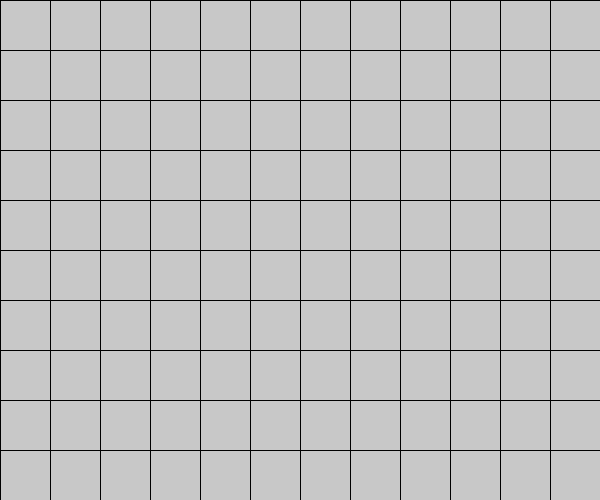
Frame 1 (no input)
Frame 60 (the mouse pressed at the canvas centre just before this capture): identical to frame 1, image omitted
Frame 120 (the mouse held since frame 60 and released just before this capture): identical to frame 1, image omitted

The Processing sketch that drew this single still picture (run headless with seeded random() and noise(); from frame 60 on, the mouse is pressed at the canvas centre):

// Processing sketch: ChukwuochaChukwunazaA5Q5
// ── ChukwuochaChukwunazaA5Q5.pde
/*
* COMP 1010 SECTION [A02]
 * INSTRUCTOR: Ali Neshati
 * NAME: Chukwunaza Chukwuocha
 * ASSIGNMENT: 5
 * QUESTION: 5
 *
 * To create a simplified minesweeper game, where the computer will randomly 
 place mines, and the user will make guesses.  The game will end 
 when the user guesses all cells not occupied by a mine (the player wins),
 or the user guesses a cell occupied by a mine (the player loses).  
 the user is also ability to play another game, without restartng the program.
 */

//CONSTANTS FOR THE SIZE OF A CELL AND NUMBER OF ROWS && COLUMNS
final int CELLSIZE = 50;
final int NUM_ROWS = 10;
final int NUM_COLS = 12;

//Variable for half the size of one cell in the grid
int halfCellSize = CELLSIZE/2;

int numMines = 30;// Starting number of mines
int maxNumMines = 70;// Max number of mines there could be in the game

//PFA's for the mines && their counter
int[] mineRowNum = new int[maxNumMines];
int[] mineColNum = new int[maxNumMines];

int mineCounter = 0;

// Number of max guesses possible
int numMaxGuesses = (NUM_ROWS*NUM_COLS)-numMines;

//PFA's for the guesses && their counter
int[] guessColNum = new int[numMaxGuesses];
int[] guessRowNum = new int[numMaxGuesses];
int[] guessValue = new int[numMaxGuesses];

int guessCounter;

// Varaibles that determine the state of the game at each time
boolean gameOver = false;
boolean gameLost = false;
boolean gameWon = false;
boolean guessIsInvalid = false;

//Variable that stores the store of the player
int playerScore = 0;

//String to be displayed at the end of the game(whether lost or won)
String playAgain = "To Play again press N";


/*
 sets the canvas and generates a random set of mines 
 at the start of the game
 */
void setup()
{
  size(600, 500); //size MUST be (NUM_COLS*CELLSIZE) by (NUM_ROWS*CELLSIZE);
  generateMines(mineColNum, mineRowNum, numMines);
}

/* 
 draws the grid, mines, and guesses(numbers) if the game is not over
 displays all the mines, prints the 'lose' string and 
 ends the game if a mine is clicked
 diplays all the mines if the game is won and prints the 'won' string
 */
void draw() 
{
  if (!gameOver)
  {
    drawGrid();
    drawNums(guessColNum, guessRowNum, guessValue, guessCounter);
  } else if (gameLost)
  {
    drawMines(mineColNum, mineRowNum, numMines);

    fill(0);
    textSize(22);
    float textHeight = textAscent()+textDescent();

    String gameOver = "GAME OVER! YOU LOST WITH A SCORE OF "+playerScore+" :(";
    text(gameOver, (width-textWidth(gameOver))/2, height/2);
    text(playAgain, (width-textWidth(playAgain))/2, (height/2)+textHeight);
  } else if (gameWon)
  {
    drawMines(mineColNum, mineRowNum, numMines);
    drawNums(guessColNum, guessRowNum, guessValue, guessCounter);

    fill(0);
    textSize(22);
    float textHeight = textAscent()+textDescent();

    String gameWon = "CONGRATS! YOU WON WITH A SCORE OF "+playerScore+" :)";
    text(gameWon, (width-textWidth(gameWon))/2, height/2);
    text(playAgain, (width-textWidth(playAgain))/2, (height/2)+textHeight);
  }
}

/*
 Clears the bacground to grey
 Draws the grid on the canvas with cells of size 'CELLSIZE'
 */
void drawGrid()
{
  background(200);
  for (int i=0; i<NUM_ROWS; i++)
  {
    for (int j=0; j<NUM_COLS; j++)
    {
      stroke(0);
      noFill();
      rect(j*CELLSIZE, i*CELLSIZE, CELLSIZE, CELLSIZE);
    }
  }
}

/*
 Takes in row and column Arrays, counter for the arrays,
 row and column numbers and checks if the row and column
 numbers are found in the row and column arrays respectively
 returns true if it is found
 */
boolean search(int[] x, int[] y, int n, int col, int row)
{
  boolean filled = false;
  for (int i=0; i<n; i++)
  {
    if (col == x[i] && row == y[i])
    {
      filled = true;
    }
  }
  return filled;
}

/*
 Takes in row and column Arrays for mines,
 counter for the arrays, row and column numbers 
 and inserts the row and column numbers inside the
 row and column arrays untill the arrays are filled up.
 
 Increases the counter for the arrays each time an element
 is added and returns the counter
 */
int insert(int[] x, int[] y, int n, int col, int row)
{ 
  if (n < numMines) 
  {
    x[n] = col;
    y[n] = row;
    n++;
  }
  return n;
}

/*
 Takes in row and column arrays and generates 'numMines'
 random mines without generating duplicate mines(using search function). 
 */
void generateMines(int[] colNum, int[] rowNum, int numMines)
{
  int i=0;

  while (i<numMines)
  {
    int prevCol = (int)random(NUM_COLS);
    int prevRow = (int)random(NUM_ROWS);

    boolean filled =  search(colNum, rowNum, numMines, prevCol, prevRow);

    if (!filled)
    { 
      mineCounter = insert(colNum, rowNum, mineCounter, prevCol, prevRow);
      i++;
    }
  }
}

/*
 Takes in a row and column number and draws a mine 
 at that location on the grid
 */
void drawMine(int col, int row)
{
  fill(255);
  stroke(0);
  rect(col*CELLSIZE, row*CELLSIZE, CELLSIZE, CELLSIZE);

  noStroke();
  fill(60, 0, 255);
  circle(col*CELLSIZE+(halfCellSize), row*CELLSIZE+(halfCellSize), CELLSIZE);


  fill(255, 0, 0);
  triangle(col*CELLSIZE+(halfCellSize), row*CELLSIZE, col*CELLSIZE, row*CELLSIZE+(halfCellSize), 
    col*CELLSIZE+(halfCellSize), row*CELLSIZE+(halfCellSize));


  triangle(col*CELLSIZE+(halfCellSize), row*CELLSIZE+(halfCellSize), col*CELLSIZE+(halfCellSize), 
    row*CELLSIZE+CELLSIZE, col*CELLSIZE+CELLSIZE, row*CELLSIZE+(halfCellSize));
}

/*
 Takes in row and column arrays and number of Mines to be drawn
 and draws all the mines using the drawMine Function
 */
void drawMines(int[] colNums, int[] rowNums, int numEntries)
{
  for (int i=0; i<numEntries; i++)
  {
    drawMine(colNums[i], rowNums[i]);
  }
}

/*
 Takes in a row and column number, the number to
 be displayed and displays the number at that
 location on the grid
 */
void drawNum(int col, int row, int value)
{
  textSize(30);
  float textHeight = textAscent()+textDescent();

  fill(255);
  stroke(0);
  rect(col*CELLSIZE, row*CELLSIZE, CELLSIZE, CELLSIZE);

  fill(0, 0, 255);

  text(value, col*CELLSIZE+halfCellSize-textWidth(char(value))/2, 
    row*CELLSIZE+textHeight);
}


/*
 Takes in row and column arrays, numbers to
 be displayed (and how many numbers should be diplayed)
 and displays all the numbers at their respective rowa and
 locations on the grid
 */

void drawNums(int[] colNum, int[] rowNum, int[] values, int numEntries)
{
  for (int i=0; i<numEntries; i++)
  {
    drawNum(colNum[i], rowNum[i], values[i]);
  }
}

/*
 Converts the location of the mouse to row and column
 numbers using two helper functions(when the mouse is clicked)
 Checks if the click happened on a mine or not and
 sets GameLost(and gameOver) to true if it happens
 Also checks if the guess made by the user had previously 
 been made and displays the guess if it had not
 
 Increases the player Score with the amount of guesses - 
 (regardless of whether it had been previously guessed, and
 so long as the game is not over)
 */
void mouseClicked()
{
  if (!gameOver)
  {
    int mouseColNum = mouseXToColumn(mouseX);
    int mouseRowNum = mouseYToRow(mouseY);

    boolean playerClick = search(mineColNum, mineRowNum, mineCounter, 
      mouseColNum, mouseRowNum);

    gameLost = search(mineColNum, mineRowNum, mineCounter, 
      mouseColNum, mouseRowNum);

    guessIsInvalid = search(guessColNum, guessRowNum, guessCounter, 
      mouseColNum, mouseRowNum);

    if (!guessIsInvalid)
    {
      guessCounter = insertGuess(guessColNum, guessRowNum, 
        guessCounter, mouseColNum, mouseRowNum);
    }

    if (!playerClick)
    {
      playerScore++;
    }
  }

  gameWon = (guessCounter == numMaxGuesses);

  gameOver = gameWon || gameLost;
}

/*
  Takes in row and column Arrays for guesses,
 counter for the arrays, row and column numbers 
 and inserts the row and column numbers inside the
 row and column arrays untill the arrays are filled up.
 
 Also counts how many mines are adjacent any guess.
 Returns each guess number to be displayed on the grid.
 */
int insertGuess(int[] guessCol, int[] guessRow, int guessNum, int col, int row)
{ 
  int nearbyMineNum = 0;

  if (guessNum < numMaxGuesses) 
  {
    guessCol[guessNum] = col;
    guessRow[guessNum] = row;

    for (int i=-1; i<=1; i++)
    {
      for (int j=-1; j<=1; j++)
      {
        boolean nearbyMines = search(mineColNum, mineRowNum, mineCounter, col+i, row+j);
        if (nearbyMines)
          nearbyMineNum++;
      }
    }
    guessValue[guessNum] = nearbyMineNum;
    guessNum++;
  }
  return guessNum;
}

/*
 Takes in the postion of mouseX and converts
 it to a column number
 Returns the column number.
 */
int mouseXToColumn(int xMouse)
{
  xMouse = mouseX/CELLSIZE;

  return xMouse;
}

/*
 Takes in the postion of mouseY and converts
 it to a row number
 Returns the row number.
 */
int mouseYToRow(int yMouse)
{
  yMouse = mouseY/CELLSIZE;

  return yMouse;
}

/*
 Resets the game when 'n' or 'N' is clicked
 clears the guesses, generates a new set of mines,
 Resets the player score amd increases the number of
 mines by 5 each time
 */
void keyPressed()
{
  if (gameOver && (key == 'n'|| key =='N'))
  {
    gameOver = false;
    playerScore = 0;

    drawGrid();

    numMines += 5;
    numMines = min(numMines, maxNumMines);

    mineCounter = 0;

    mineRowNum = new int[maxNumMines];
    mineColNum = new int[maxNumMines];
    generateMines(mineColNum, mineRowNum, numMines);

    guessCounter = 0;

    guessColNum = new int[numMaxGuesses];
    guessRowNum = new int[numMaxGuesses];
    guessValue = new int[numMaxGuesses];
  }
}
